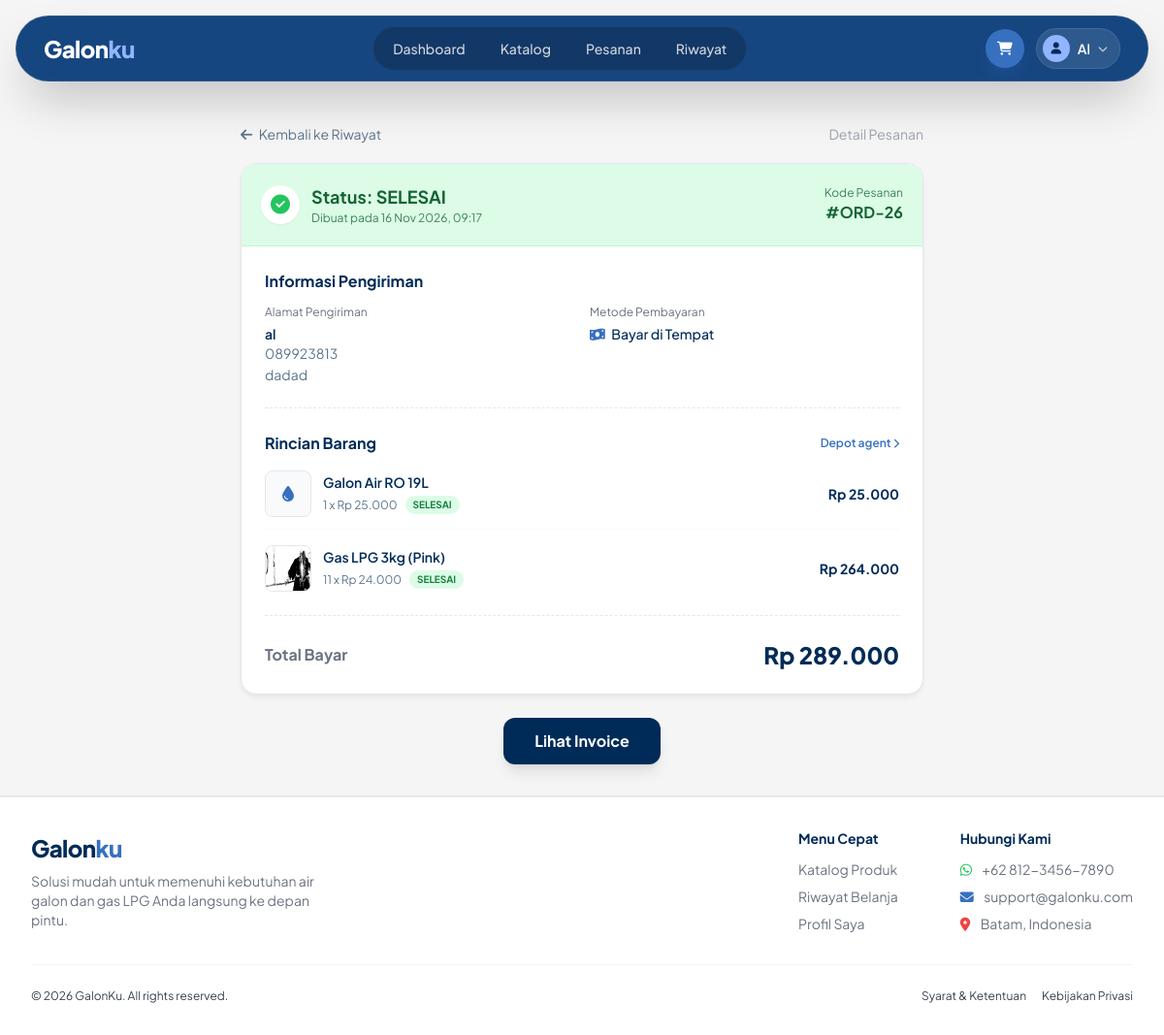
The app's page /user/detail_pesanan.php?id=26 (signed in) with its own data.
### tables this page shows
CREATE TABLE `orders` (
  `id_order` int NOT NULL,
  `order_date` datetime DEFAULT CURRENT_TIMESTAMP,
  `total_price` decimal(10,2) DEFAULT NULL,
  `id_user` int DEFAULT NULL,
  `id_agent` int DEFAULT NULL
);

CREATE TABLE `users` (
  `id_user` int NOT NULL,
  `foto` longblob,
  `username` varchar(50) NOT NULL,
  `password` varchar(255) NOT NULL,
  `no_hp` varchar(255) NOT NULL,
  `email` varchar(100) DEFAULT NULL,
  `address` text,
  `depot` varchar(50) DEFAULT NULL,
  `id_role` int DEFAULT NULL
);

CREATE TABLE `order_detail` (
  `id_order_detail` int NOT NULL,
  `quantity_item` int NOT NULL,
  `status` enum('SELESAI','DIPROSES','PENGANTARAN','MENUNGGU KONFIRMASI AGENT') NOT NULL,
  `subtotal` decimal(10,2) NOT NULL,
  `id_order` int DEFAULT NULL,
  `id_product` int DEFAULT NULL
);

CREATE TABLE `product` (
  `id_product` int NOT NULL,
  `id_agent` int NOT NULL,
  `img` varchar(255) DEFAULT NULL,
  `name_product` varchar(100) NOT NULL,
  `price` decimal(10,2) NOT NULL,
  `stock` int NOT NULL
);

### user/detail_pesanan.php (the view, shortened to what this page needs)
<?php
include __DIR__ . '/../koneksi.php';
$id_user = $_SESSION['id_user'];
$id_order = $_GET['id'] ?? 0;
$query_order = "SELECT o.*, u.username AS agent_name, u.depot, u.no_hp AS agent_hp
                FROM orders o
                JOIN users u ON o.id_agent = u.id_user
                WHERE o.id_order = '$id_order' AND o.id_user = '$id_user'";
$result_order = mysqli_query($koneksi, $query_order);
$order = mysqli_fetch_assoc($result_order);
$query_user = mysqli_query($koneksi, "SELECT * FROM users WHERE id_user = '$id_user'");
$user = mysqli_fetch_assoc($query_user);
$q_status = mysqli_query($koneksi, "SELECT status FROM order_detail WHERE id_order = '$id_order' ORDER BY FIELD(status, 'SELESAI', 'DIPROSES', 'PENGANTARAN', 'MENUNGGU KONFIRMASI AGENT') DESC LIMIT 1");
$d_status = mysqli_fetch_assoc($q_status);
$status_teratas = $d_status['status'] ?? 'MENUNGGU KONFIRMASI AGENT';
$header_bg = "bg-gray-100 border-gray-200 text-gray-800";
$icon_class = "fa-hourglass-half text-gray-500";
if ($status_teratas == 'SELESAI') {
    $header_bg = "bg-green-100 border-green-200 text-green-800";
    $icon_class = "fa-circle-check text-green-500";
} elseif ($status_teratas == 'DIPROSES') {
    $header_bg = "bg-blue-100 border-blue-200 text-blue-800";
    $icon_class = "fa-spinner fa-spin text-blue-500";
} elseif ($status_teratas == 'PENGANTARAN') {
    $header_bg = "bg-orange-100 border-orange-200 text-orange-800";
    $icon_class = "fa-truck-fast text-orange-500";
}
?>
<!DOCTYPE html>
<html lang="id">
<head>
    <?php include '../layout/assets.php'; ?>
</head>
<body class="font-sans antialiased bg-surface">
    <?php include '../layout/navbar.php'; ?>
    <main class="max-w-3xl mx-auto px-4 sm:px-6 lg:px-8 py-6 md:py-8">
        <div class="mb-5 text-sm flex justify-between items-center">
            <a href="riwayat.php" class="text-accent hover:text-primary transition">
                <i class="fa-solid fa-arrow-left mr-1"></i> Kembali ke Riwayat
            </a>
            <span class="text-gray-400">Detail Pesanan</span>
        </div>
        <div class="bg-white rounded-2xl shadow-soft border border-gray-200 overflow-hidden">
            <div class="<?= $header_bg; ?> p-5 flex items-center justify-between border-b">
                <div class="flex items-center gap-3">
                    <div class="w-10 h-10 rounded-full bg-white flex items-center justify-center shadow-sm">
                        <i class="fa-solid <?= $icon_class; ?> text-xl"></i>
                    </div>
                    <div>
                        <h2 class="text-lg font-bold">Status: <?= $status_teratas; ?></h2>
                        <p class="text-xs opacity-80">Dibuat pada <?= date('d M Y, H:i', strtotime($order['order_date'])); ?></p>
                    </div>
                </div>
                <div class="text-right">
                    <p class="text-xs opacity-80">Kode Pesanan</p>
                    <p class="font-bold">#ORD-<?= $order['id_order']; ?></p>
                </div>
            </div>
            <div class="p-6">
                <h3 class="font-bold text-primary mb-3">Informasi Pengiriman</h3>
                <div class="grid grid-cols-1 md:grid-cols-2 gap-4 mb-6">
                    <div>
                        <p class="text-xs text-gray-500 mb-1">Alamat Pengiriman</p>
                        <p class="text-sm font-semibold text-primary"><?= htmlspecialchars($user['username']); ?></p>
                        <p class="text-sm text-accent"><?= htmlspecialchars($user['no_hp']); ?></p>
                        <p class="text-sm text-accent leading-tight mt-1"><?= htmlspecialchars($user['address']); ?></p>
                    </div>
                    <div>
                        <p class="text-xs text-gray-500 mb-1">Metode Pembayaran</p>
                        <p class="text-sm font-medium text-primary"><i class="fa-solid fa-money-bill-wave text-secondary mr-1"></i> Bayar di Tempat</p>
                    </div>
                </div>
                <hr class="border-dashed border-gray-200 my-6">
                <div class="flex justify-between items-center mb-4">
                    <h3 class="font-bold text-primary">Rincian Barang</h3>
                    <a href="portofolio_depot.php?id=<?= $order['id_agent']; ?>" class="text-xs text-secondary font-semibold hover:underline">
                        Depot <?= htmlspecialchars($order['agent_name']); ?> <i class="fa-solid fa-chevron-right text-[10px]"></i>
                    </a>
                </div>
                <div class="space-y-4">
                    <?php
                    $query_detail = "SELECT od.*, p.name_product, p.img, p.price
                                     FROM order_detail od
                                     JOIN product p ON od.id_product = p.id_product
                                     WHERE od.id_order = '$id_order'";
                    $result_detail = mysqli_query($koneksi, $query_detail);
                    $hitung_total_ulang = 0;
                    while($row = mysqli_fetch_assoc($result_detail)):
                        $hitung_total_ulang += $row['subtotal'];
                        $status_item = $row['status'];
                        $badge_item = "bg-gray-100 text-gray-600";
                        if ($status_item == 'SELESAI') $badge_item = "bg-green-100 text-green-700";
                        elseif ($status_item == 'DIPROSES') $badge_item = "bg-blue-100 text-blue-700";
                        elseif ($status_item == 'PENGANTARAN') $badge_item = "bg-orange-100 text-orange-700";
                    ?>
                    <div class="flex items-center justify-between border-b border-gray-50 pb-3 last:border-0 last:pb-0">
                        <div class="flex items-center gap-3">
                            <div class="w-12 h-12 bg-gray-50 rounded-lg flex items-center justify-center overflow-hidden border border-gray-200">
                                <?php if (!empty($row['img']) && is_string($row['img']) && strpos($row['img'], 'dummy') === false) { ?>
                                    <img src="../poto/<?= $row['img']; ?>" class="w-full h-full object-cover">
                                <?php } else { ?>
                                    <i class="fa-solid fa-droplet text-secondary"></i>
                                <?php } ?>
                            </div>
                            <div>
                                <p class="font-semibold text-primary text-sm"><?= htmlspecialchars($row['name_product']); ?></p>
                                <div class="flex items-center gap-2 mt-1">
                                    <p class="text-xs text-accent"><?= $row['quantity_item']; ?> x Rp <?= number_format($row['price'], 0, ',', '.'); ?></p>
                                    <span class="text-[10px] font-bold px-2 py-0.5 rounded-full <?= $badge_item; ?>"><?= $status_item; ?></span>
                                </div>
                            </div>
                        </div>
                        <div class="font-bold text-primary text-sm">
                            Rp <?= number_format($row['subtotal'], 0, ',', '.'); ?>
                        </div>
                    </div>
                    <?php endwhile; ?>
                </div>
                <hr class="border-dashed border-gray-200 my-6">
                <div class="flex justify-between items-center">
                    <p class="font-bold text-gray-500">Total Bayar</p>
                    <p class="text-2xl font-extrabold text-primary">Rp <?= number_format($hitung_total_ulang, 0, ',', '.'); ?></p>
                </div>
            </div>
        </div>
        <div class="mt-6 flex justify-center">
            <a href="invoice.php?id=<?= $order['id_order']; ?>" class="w-full md:w-auto text-center bg-primary text-white px-8 py-3 rounded-xl font-bold hover:bg-secondary transition shadow-lg">
                Lihat Invoice
            </a>
        </div>
    </main>
    <?php include '../layout/footer.php'; ?>
</body>
</html>

### layout/assets.php (style rules this page uses)
body { background-color: #F1F5F9; font-family: 'Plus Jakarta Sans', sans-serif; color: #002B58; }

### records on screen
orders: order_date "16 Nov 2026, 09:17", id_order "26", users.username "agent"
users: username "al", no_hp "089923813", address "dadad"
order_detail: id_product.name_product "Galon Air RO 19L", quantity_item "1", id_product.price "25.000", status "SELESAI", subtotal "25.000"
order_detail: id_product.img (picture), id_product.name_product "Gas LPG 3kg (Pink)", quantity_item "11", id_product.price "24.000", status "SELESAI", subtotal "264.000"

### other values on screen
$nav_username "Al"
$status_teratas "SELESAI"
$hitung_total_ulang "289.000"
